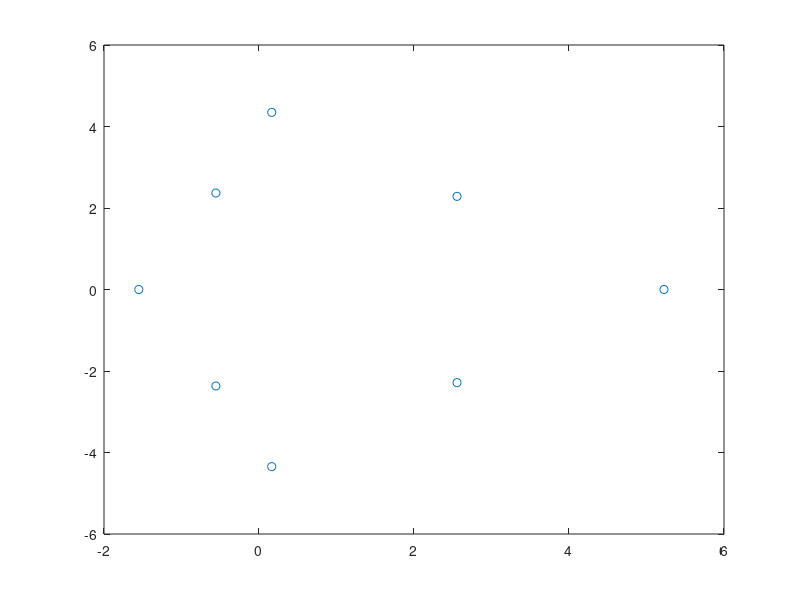

Reproduce this figure in MATLAB. (Note: this script raises an error after producing the figure.)
% example 13
% T(lambda) = lambda - A_0 - A_1 e^(-lambda*tau)
clear; clc

A(:,:,1) = [-5 1; 2 -6];
A(:,:,2) = [1 0;0 1];
A(:,:,3) = [-2 1; 4 -1];

tau = 1;

%%% compute initial pair
A0 = [-5 1; 2 -6];
A1 = [-2 1; 4 -1];
[~, eig] = polyeig(-(A0+A1), eye(2)+A1, -A1/2, A1/6, -A1/24);
figure(1)
plot(eig,'o')
hold on

% Filter out eigenvalues with real parts less than 1 
% and find the top 5 with the largest real parts from them
idx_less_than_1 = find(real(eig) < 1);
[~, relative_top_idx] = maxk(real(eig(idx_less_than_1)), 5);
idx = idx_less_than_1(relative_top_idx);
eig = maxk(eig(real(eig) < 1), 5, 'ComparisonMethod', 'real');
plot(eig)
hold off

%%% Main Alg
n = 2; k = 5; l = 3;
S = diag(eig);
[W, X, S, res] = initialPair(A, @f, S, l);
WW = zeros(n,k,l);
for i = 1:l
    WW(:,:,i) = W((i-1)*n + (1:n),:);
end

iterMax = 20;
tol = 1e-10;
Res = zeros(iterMax+1,1);
stepLength = zeros(iterMax+1,1);

for iter = 1:iterMax
    [RT, res] = resT(A, @f, X, S);
    fprintf('Iteration %d, residual = %.5e\n', iter-1, res);
%     if  res < tol
%         break
%     end
    Res(iter) = res;
    RV = zeros(k);
    [U, RR] = schur(S);
    [dX, dS] = nlevp_newtonstep( A, @f, X*U, RR, WW, RT*U, RV );
    dX = dX * U';
    dS = U * dS * U';
    % use armijo rule
    [j, tau] = armijoRule(A, @f, X, S, dX, dS, res);
    fprintf("step_length = %g\n", tau);
    stepLength(iter) = tau;
    X = X - dX * tau;
    S = S - dS * tau;
    % Orthogonalization progress
    V = zeros(n*l,k);
    V(1:n,:) = X;
    for i = 1:l-1
        V(i*n + (1:n), :) =  V((i-1)*n + (1:n),:) * S;
    end
    [W, R] = qr(V,"econ");
    V = zeros(n,k,l);
    for i = 1:l
        V(:,:,i) = W((i-1)*n + (1:n),:);
    end
    W = V;
    X = X/R;
    S = (R * S)/R;
end
fprintf('final iteration %d, residual = %.5e\n', iter, res);

figure(2)
semilogy(0:iter-1, Res(1:iter))
xlabel("iteration")
ylabel("Residual")






function F = f(j,M)
    switch j
        case 1
            F = - eye(size(M,1));
        case 2
            F = M;
        case 3
            F = -expm(-M);
    end
end




% % 定义矩阵 A0
% A0 = [ -0.8498,    0.1479,    44.37;
%         0.003756, -0.2805,  -229.2;
%        -0.1754,    0.02296,  -0.3608 ];
% 
% % 定义矩阵 A1
% A1 = [ 0.28,  0,     0;
%        0,    -0.28,  0;
%        0,     0,     0 ];
% eig = polyeig(-(A0+A1), eye(3)+A1, -A1/2);
% plot(eig,'o')
